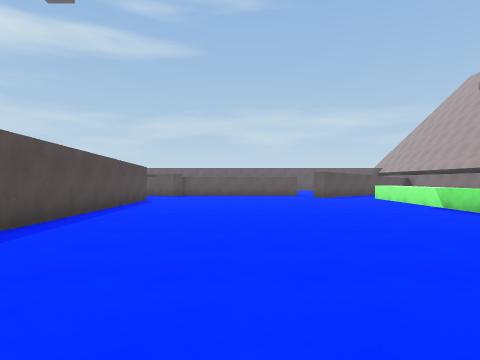
view 1 (above)

22 first-person views from a walk through a Unity game level. The camera is 1.4 m above the floor, looks level and sees 75° across. The floor is counted in squares, 2 m on a side. Each view is taken from the middle of a square. On the plan, view 1 faces up. The plan holds only what a view shows up to about 10 squares ahead; the rest is blank. The place goes on beyond the plan. The player character is not drawn.

view 2
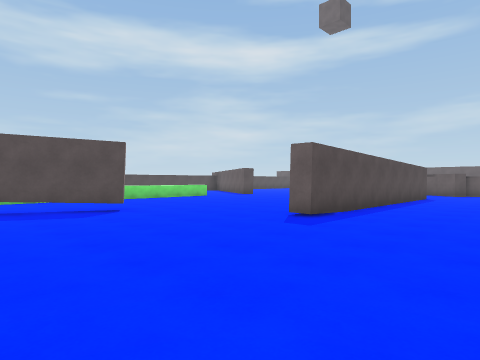

view 3
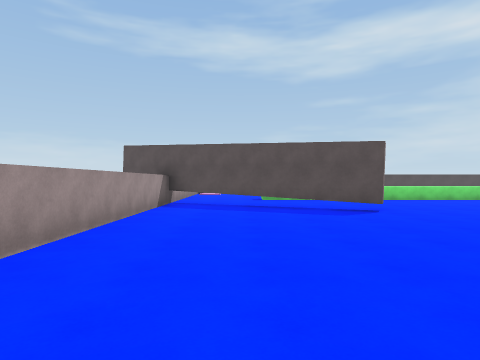

view 4
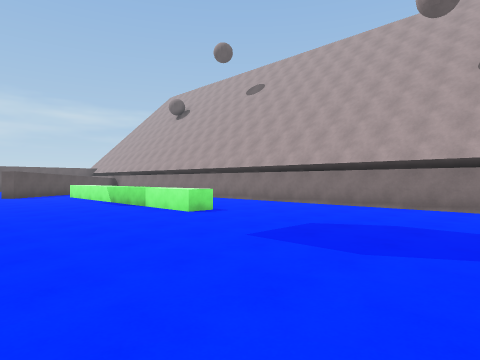

view 5
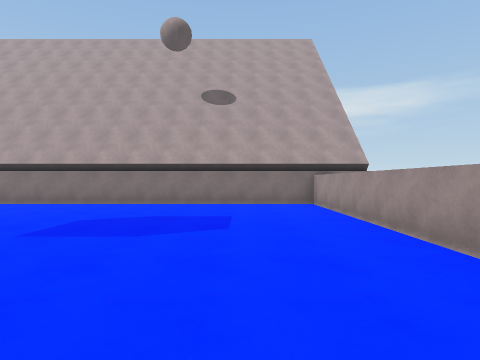

view 6
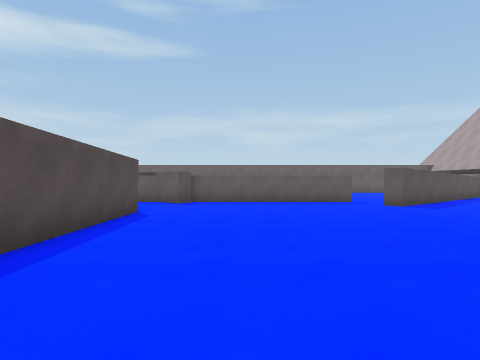

view 7
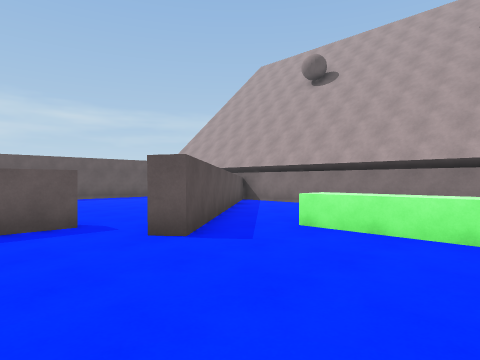

view 8
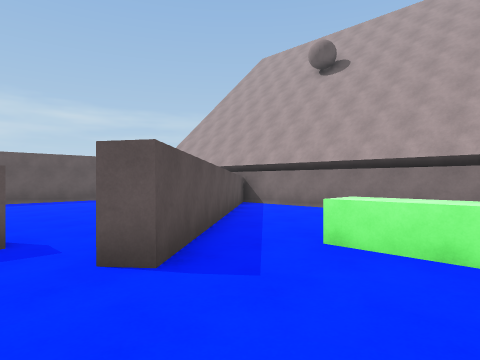

view 9
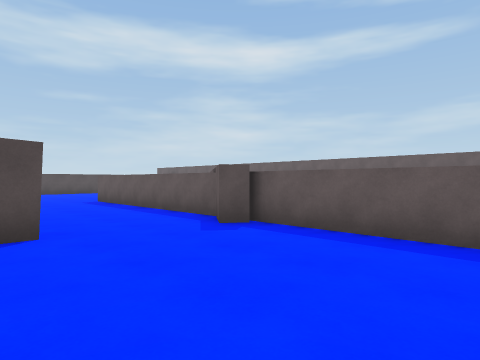

view 10
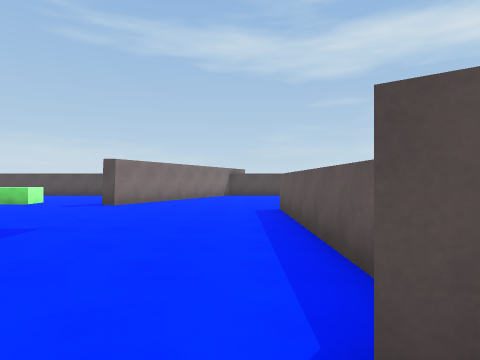

view 11
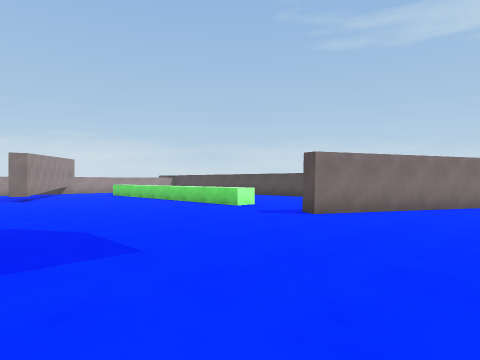

view 12
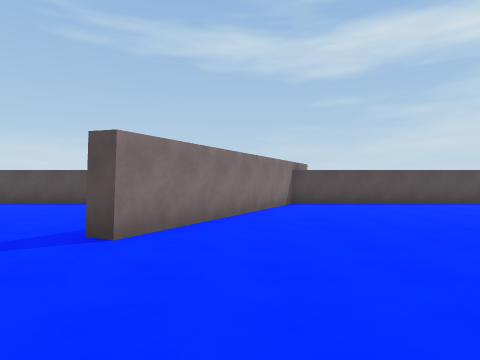

view 13
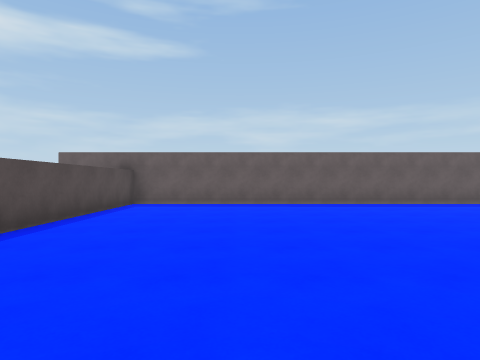

view 14
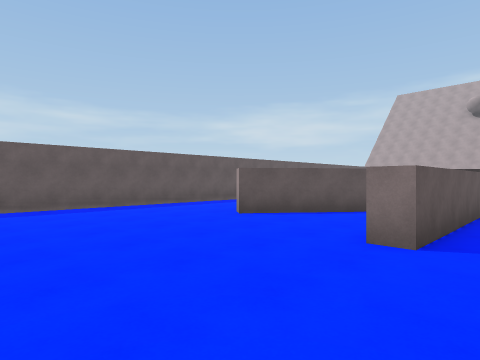

view 15
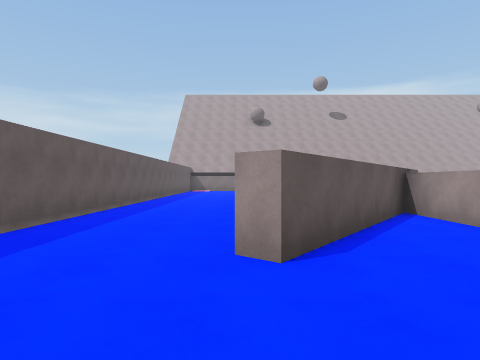

view 16
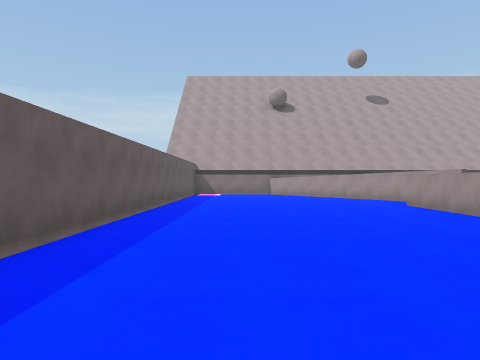

view 17
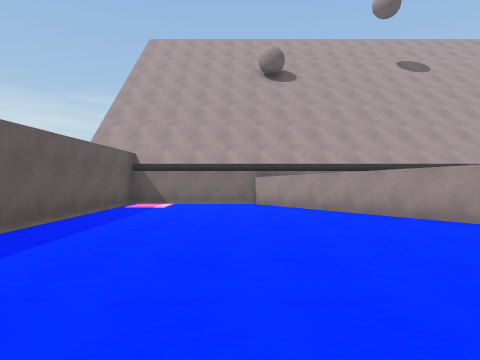

view 18
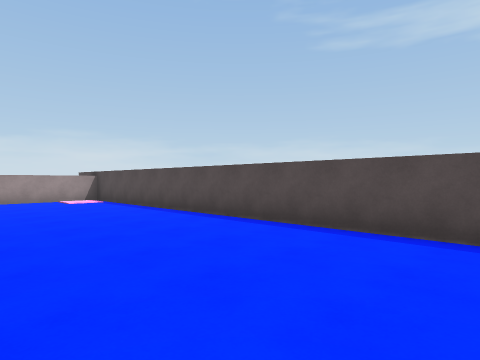

view 19
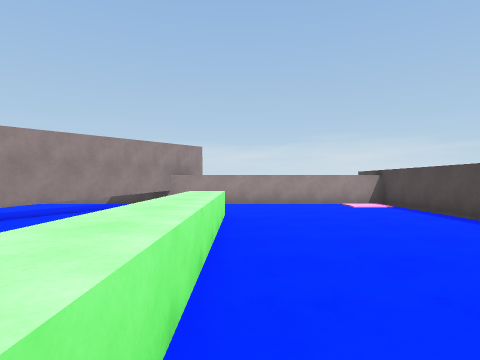

view 20
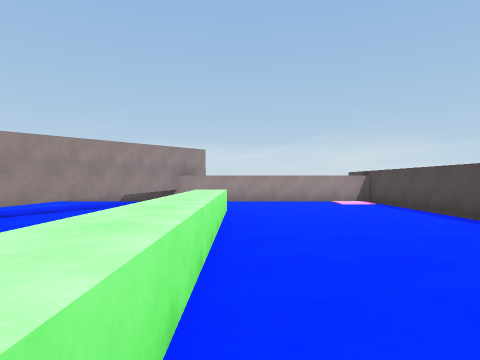

view 21
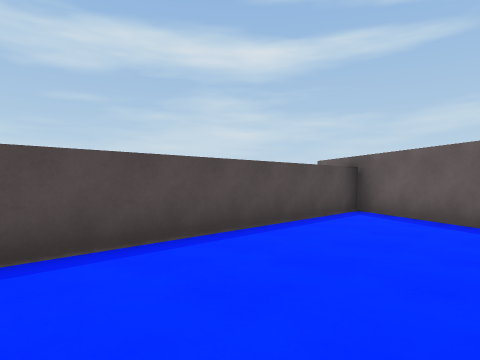

view 22
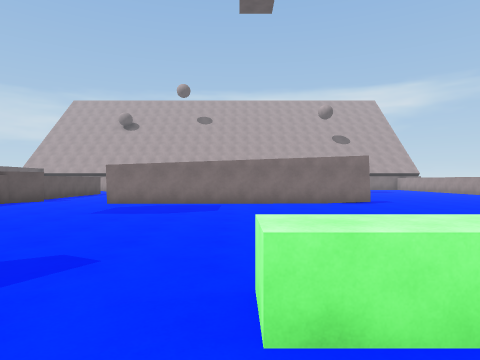

### Floor plan
Key: @ floor where view 1 was taken; # wall or solid block; . floor; ^ raised ledge; T thing the floor can be seen under or through.
Columns run from 17 left of view 1 to 10 right of it. Each row starts with its distance up from view 1.
 22 ############################
 21 #..........................#
 20 #..........................#
 19 #..........................#
 18 #........#.................#
 17 #........##  .............##
 16 #.........##  ..........TT##
 15 #..........###  .......TT..#
 14 #.......############..TT...#
 13 #...................TTT....#
 12 ###.....................  .#
 11 #.###.................^.  .#
 10 #...##........#.......^.  .#
  9 #....##.......#.......^
  8 #.............#.......^
  7 #.....^.......#.......^
  6 #.....^.......#.......^.
  5 #.....^.......#.......^....#
  4 #.....^.......#.......^....#
  3 #.....^....................#
  2 #.....^....................#
  1 #.....^...T................#
  0 #.....^..TT......@.........#
 -1 #.....^..T.................#
 -2 #..... .TT.................#
 -3 #..... .T........ .........#
 -4 #..... ##.......   ........#
 -5 ####### #######     ########

Positions as (right, up) in squares from view 1, and headings:
1: (0, 0), facing up
2: (0, -2), facing up-left
3: (0, -2), facing left
4: (1, -2), facing up-right
5: (0, -2), facing right
6: (-1, 4), facing up
7: (1, 9), facing up-right
8: (2, 10), facing up-right
9: (1, 10), facing up-left
10: (-2, 13), facing left
11: (-5, 13), facing down-left
12: (-7, 11), facing left
13: (-13, 12), facing up
14: (-13, 13), facing up-right
15: (-11, 18), facing right
16: (-6, 19), facing right
17: (0, 18), facing right
18: (-12, 7), facing down-left
19: (-12, 5), facing down
20: (-12, 6), facing down
21: (-13, 5), facing up-left
22: (-13, 7), facing right
